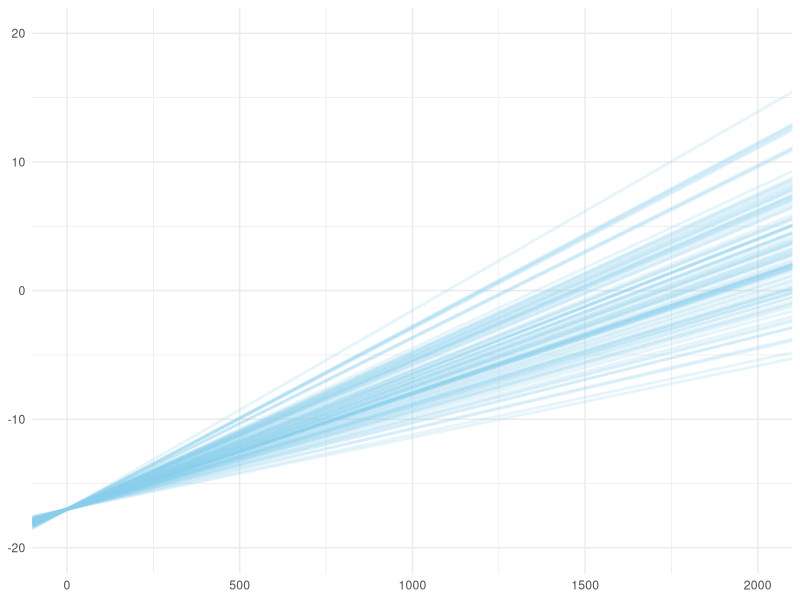

R code for this plot:
# libraries --------------------------------------------------------------------
library(ggplot2)

# plot -------------------------------------------------------------------------
# generate and plot 100 plausible regression lines
df_100 <- data.frame(alpha = -17, beta = rnorm(100, 0.01, 0.002))

# plot
ggplot(df_100) +
  geom_abline(aes(slope = beta, intercept = alpha),
              color = "skyblue", alpha = 0.2, size = 1) +
  theme_minimal() +
  xlim(0, 2000) +
  ylim(-20, 20)
